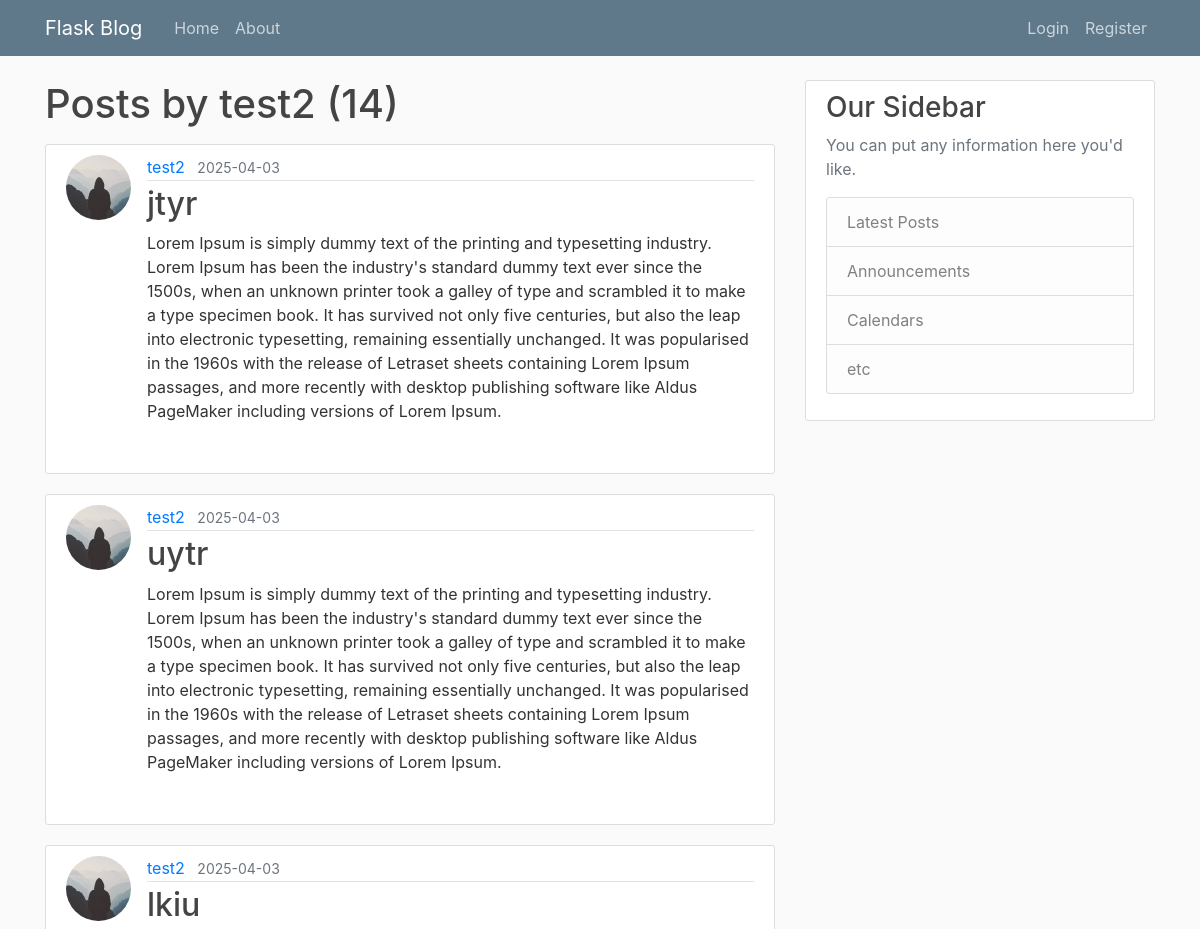
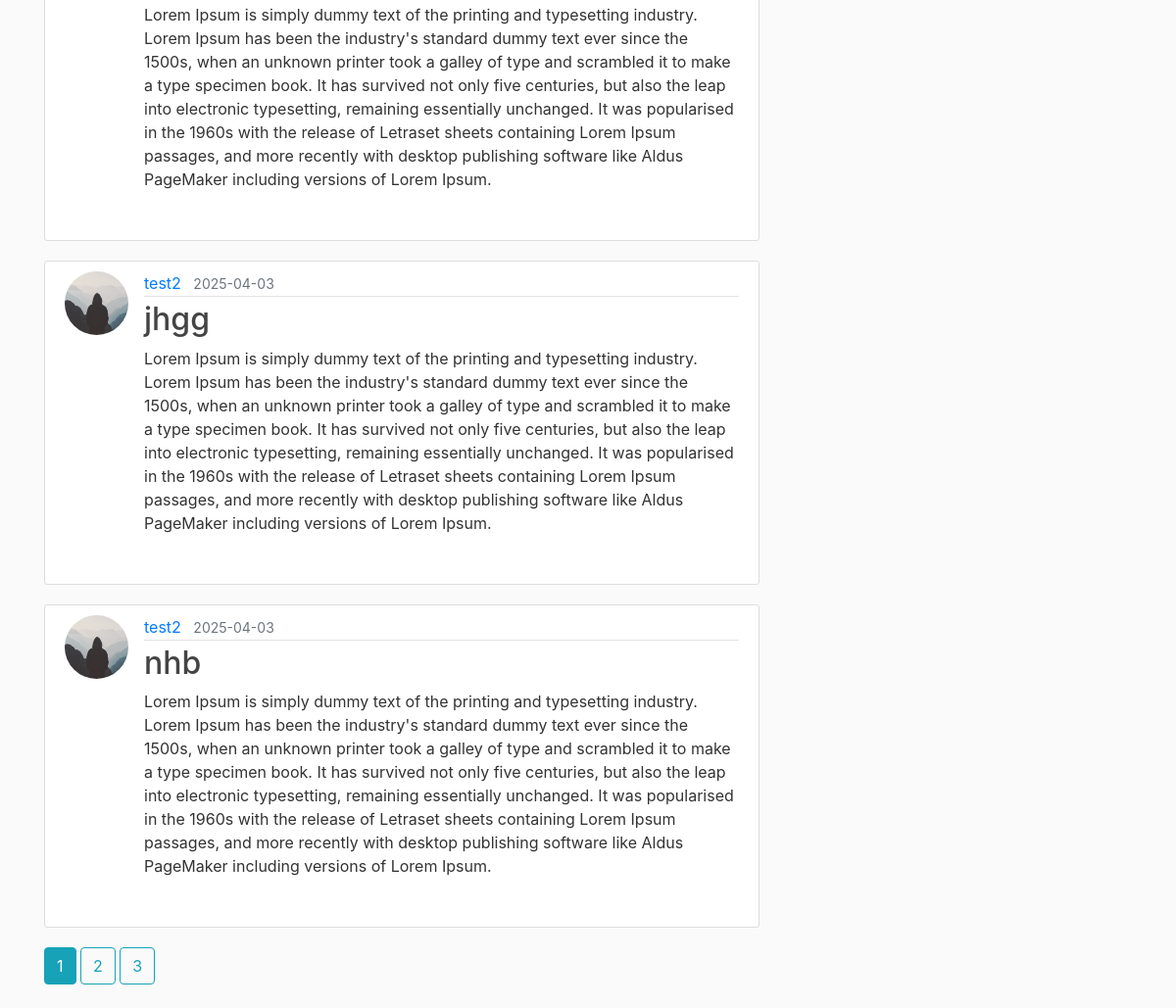
/user/test2, run on the app's committed database (2 pictures, top to bottom).
### flaskblog/models.py (models this page shows, shortened)
class User(db.Model, UserMixin):
    id = db.Column(db.Integer, primary_key=True)
    username = db.Column(db.String(20), unique=True, nullable=False)
    email = db.Column(db.String(120), unique=True, nullable=False)
    image_file = db.Column(db.String(20), nullable=False, default='default.jpg')
    password = db.Column(db.String(60), nullable=False)
    posts = db.relationship('Post', backref='author', lazy=True)

class Post(db.Model):
    id = db.Column(db.Integer, primary_key=True)
    title = db.Column(db.String(100), nullable=False)
    date_posted = db.Column(db.DateTime, nullable=False, default=datetime.utcnow)
    content = db.Column(db.Text, nullable=False)
    user_id = db.Column(db.Integer, db.ForeignKey('user.id'), nullable=False)

### flaskblog/routes.py (the view)
@app.route("/user/<string:username>")
def user_posts(username):
    page = request.args.get('page', 1, type=int)
    user = User.query.filter_by(username=username).first_or_404()
    posts = Post.query.filter_by(author=user)\
        .order_by(Post.date_posted.desc())\
        .paginate(page=page, per_page=5)
    return render_template('user_posts.html', posts=posts, user=user)

### flaskblog/templates/user_posts.html
{% extends "layout.html" %}
{% block content %}
    <h1 class="mb-3">Posts by {{ user.username }} ({{ posts.total }})</h1>
    {% for post in posts.items %}
        <article class="media content-section">
          <img class="rounded-circle article-img" src="{{ url_for('static', filename='profile_pics/' + post.author.image_file) }}">
          <div class="media-body">
            <div class="article-metadata">
              <a class="mr-2" href="{{ url_for('user_posts', username=post.author.username) }}">{{ post.author.username }}</a>
              <small class="text-muted">{{ post.date_posted.strftime('%Y-%m-%d') }}</small>
            </div>
            <h2><a class="article-title" href="{{ url_for('post', post_id=post.id) }}">{{ post.title }}</a></h2>
            <p class="article-content">{{ post.content }}</p>
          </div>
        </article>
    {% endfor %}
    {% for page_num in posts.iter_pages(left_edge=1, right_edge=1, left_current=1, right_current=2) %}
      {% if page_num %}
        {% if posts.page == page_num %}
          <a class="btn btn-info mb-4" href="{{ url_for('user_posts', username=user.username, page=page_num) }}">{{ page_num }}</a>
        {% else %}
          <a class="btn btn-outline-info mb-4" href="{{ url_for('user_posts', username=user.username, page=page_num) }}">{{ page_num }}</a>
        {% endif %}
      {% else %}
        ...
      {% endif %}
    {% endfor %}
{% endblock content %}

### flaskblog/templates/layout.html (shortened to what this page needs)
<!DOCTYPE html>
<html lang="en">
<head>
    <link rel="stylesheet" href="https://cdn.jsdelivr.net/npm/bootstrap@4.6.2/dist/css/bootstrap.min.css">
    <link rel="stylesheet" type="text/css" href="{{ url_for('static', filename="main.css") }}">
</head>
<body>
    <header class="site-header">
        <nav class="navbar navbar-expand-md navbar-dark bg-steel fixed-top">
          <div class="container">
            <a class="navbar-brand mr-4" href="/">Flask Blog</a>
            <div class="collapse navbar-collapse" id="navbarToggle">
              <div class="navbar-nav mr-auto">
                <a class="nav-item nav-link" href="{{ url_for('home') }}">Home</a>
                <a class="nav-item nav-link" href="{{ url_for('about') }}">About</a>
              </div>
              <div class="navbar-nav">
                {% if current_user.is_authenticated %}
                <a class="nav-item nav-link" href="{{ url_for('new_post') }}">New Post</a>
                  <a class="nav-item nav-link" href="{{ url_for('account') }}">Account</a>
                  <a class="nav-item nav-link" href="{{ url_for('logout') }}">Logout</a>
                {% else %}
                  <a class="nav-item nav-link" href="{{ url_for('login') }}">Login</a>
                  <a class="nav-item nav-link" href="{{ url_for('register') }}">Register</a>
                {% endif %}
              </div>
            </div>
          </div>
        </nav>
      </header>
      <main role="main" class="container">
        <div class="row">
          <div class="col-md-8">
            {% block content %}{% endblock %}
          </div>
          <div class="col-md-4">
            <div class="content-section">
              <h3>Our Sidebar</h3>
              <p class='text-muted'>You can put any information here you'd like.
                <ul class="list-group">
                  <li class="list-group-item list-group-item-light">Latest Posts</li>
                  <li class="list-group-item list-group-item-light">Announcements</li>
                  <li class="list-group-item list-group-item-light">Calendars</li>
                  <li class="list-group-item list-group-item-light">etc</li>
                </ul>
              </p>
            </div>
          </div>
        </div>
      </main>
</body>
</html>

### flaskblog/static/main.css (style rules this page uses)
body { background: #fafafa; color: #333333; margin-top: 5rem; }
h1, h2, h3, h4, h5, h6 { color: #444444; }
.bg-steel { background-color: #5f788a; }
.site-header .navbar-nav .nav-link { color: #cbd5db; }
.content-section { background: #ffffff; padding: 10px 20px; border: 1px solid #dddddd; border-radius: 3px; margin-bottom: 20px; }
.article-title { color: #444444; }
.article-content { white-space: pre-line; }
.article-img { height: 65px; width: 65px; margin-right: 16px; }
.article-metadata { padding-bottom: 1px; margin-bottom: 4px; border-bottom: 1px solid #e3e3e3 }

### data on the page
User: username "test2"
Post: image_file (placeholder picture), author.username "test2", date_posted "2025-04-03", title "jtyr", content "Lorem Ipsum is simply dummy text of the printing and typesetting industry. Lorem Ipsum has been the industry's standard dummy text ever since the 1500s, when an unknown printer took a galley of type and scrambled it to make a type specimen book. It has survived not only five centuries, but also the leap into electronic typesetting, remaining essentially unchanged. It was popularised in the 1960s with the release of Letraset sheets containing Lorem Ipsum passages, and more recently with desktop publishing software like Aldus PageMaker including versions of Lorem Ipsum."
Post: image_file (placeholder picture), author.username "test2", date_posted "2025-04-03", title "uytr", content "Lorem Ipsum is simply dummy text of the printing and typesetting industry. Lorem Ipsum has been the industry's standard dummy text ever since the 1500s, when an unknown printer took a galley of type and scrambled it to make a type specimen book. It has survived not only five centuries, but also the leap into electronic typesetting, remaining essentially unchanged. It was popularised in the 1960s with the release of Letraset sheets containing Lorem Ipsum passages, and more recently with desktop publishing software like Aldus PageMaker including versions of Lorem Ipsum."
Post: image_file (placeholder picture), author.username "test2", date_posted "2025-04-03", title "lkiu", content "Lorem Ipsum is simply dummy text of the printing and typesetting industry. Lorem Ipsum has been the industry's standard dummy text ever since the 1500s, when an unknown printer took a galley of type and scrambled it to make a type specimen book. It has survived not only five centuries, but also the leap into electronic typesetting, remaining essentially unchanged. It was popularised in the 1960s with the release of Letraset sheets containing Lorem Ipsum passages, and more recently with desktop publishing software like Aldus PageMaker including versions of Lorem Ipsum."
Post: image_file (placeholder picture), author.username "test2", date_posted "2025-04-03", title "jhgg", content "Lorem Ipsum is simply dummy text of the printing and typesetting industry. Lorem Ipsum has been the industry's standard dummy text ever since the 1500s, when an unknown printer took a galley of type and scrambled it to make a type specimen book. It has survived not only five centuries, but also the leap into electronic typesetting, remaining essentially unchanged. It was popularised in the 1960s with the release of Letraset sheets containing Lorem Ipsum passages, and more recently with desktop publishing software like Aldus PageMaker including versions of Lorem Ipsum."
Post: image_file (placeholder picture), author.username "test2", date_posted "2025-04-03", title "nhb", content "Lorem Ipsum is simply dummy text of the printing and typesetting industry. Lorem Ipsum has been the industry's standard dummy text ever since the 1500s, when an unknown printer took a galley of type and scrambled it to make a type specimen book. It has survived not only five centuries, but also the leap into electronic typesetting, remaining essentially unchanged. It was popularised in the 1960s with the release of Letraset sheets containing Lorem Ipsum passages, and more recently with desktop publishing software like Aldus PageMaker including versions of Lorem Ipsum."

### other printed values
{{ posts.total }} "14"
{{ page_num }} "1"
{{ page_num }} "2" "3"
